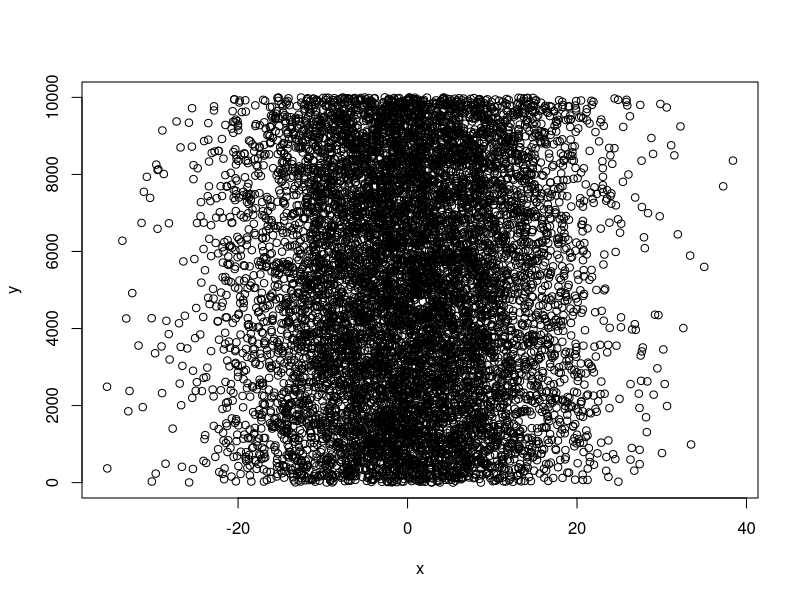
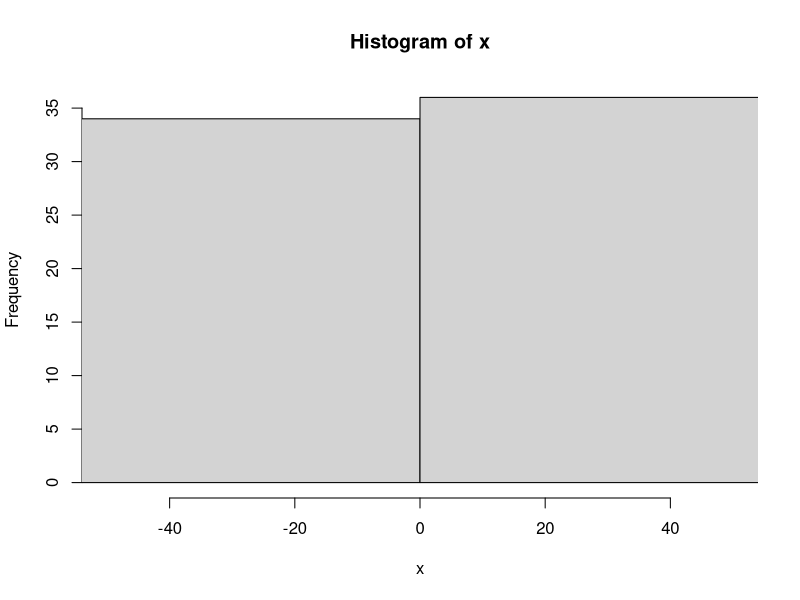
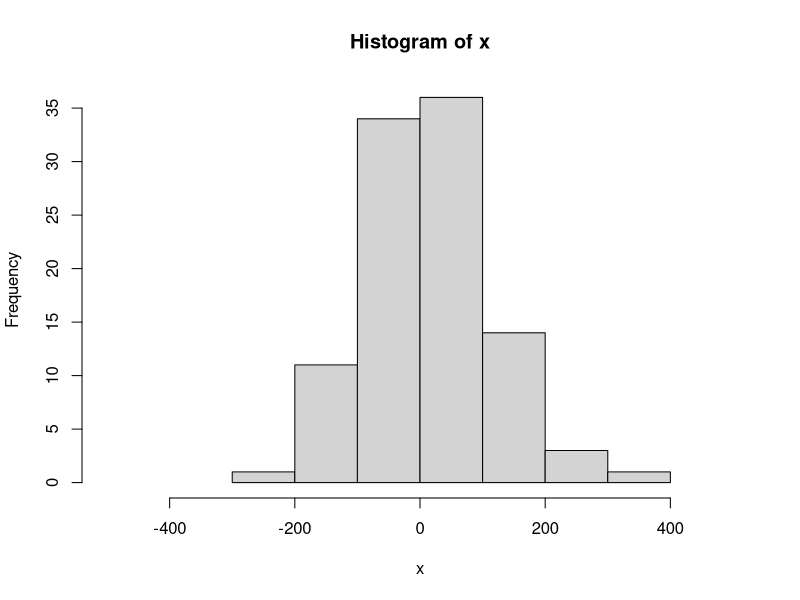

The R source for these figures, in order:
## ---- chunk 1
4*4
## ---- chunk 2
(4+3*2^2)
## ---- chunk 3

x <- 2
x*3
y <- x * 3
y-2

## ---- chunk 4
y <- 67
print(y)

x <- 124
z <- (x*y)^2
print(z)
## ---- chunk 5
x <- "I Love"
print (x)
y <- "Biostatistics"
print (y)
z <- c(x,y)
print (z)
## ---- chunk 6
x <- c(2,3,4,2,1,2,4,5,10,8,9)
print(x)
x_plus <- x+1
print(x_plus)
## ---- chunk 7
seq_1 <- seq(0.0, 10.0, by = 0.1)
print(seq_1)
seq_2 <- seq(10.0, 0.0, by = -0.1)
print(seq_2)
## ---- chunk 8
seq_square <- (seq_2)*(seq_2)
print(seq_square)
## ---- chunk 9
seq_square_new <- (seq_2)^2
print(seq_square_new)
## ---- chunk 10
x <- rnorm (10000, 0, 10)
y <- sample (1:10000, 10000, replace = T)
xy <- cbind(x,y)
plot(x,y) 
## ---- chunk 11
x <-rnorm(100, 0, 100)
print (x)
hist(x, xlim = c(-50,50))
hist(x, xlim = c(-500,500))
